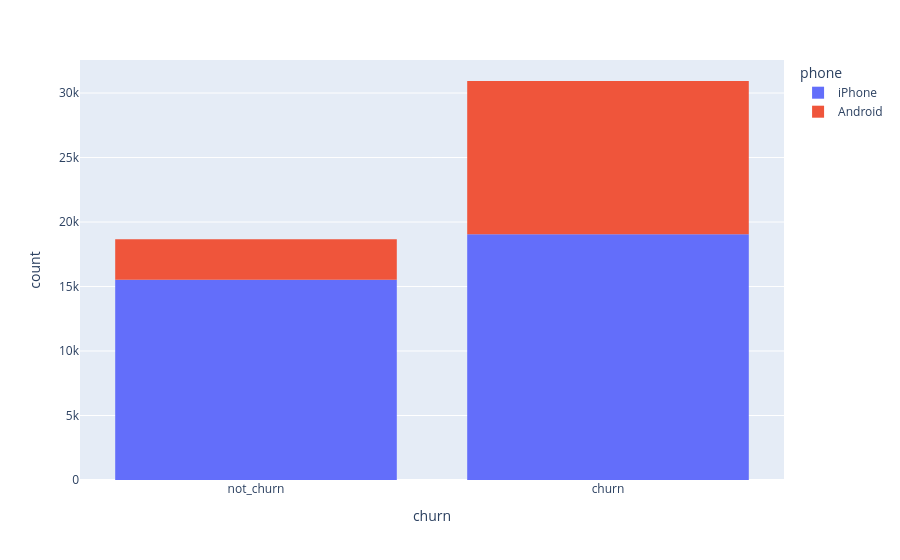

Here is the notebook cell this chart was saved with:
### Code cell
# plt.figure(figsize=(8, 5))
fig = px.histogram(df[["churn", "phone"]].dropna(), x="churn", color="phone")
fig.show()

### Figure 1 — Plotly figure (JSON) as saved in the notebook; plotly's stock layout.template omitted (floating-point values rounded to 4 significant figures; data arrays with more than 128 entries replaced by an {"elided": "..."} marker saying what was removed)
{"data": [{"bingroup": "x", "hovertemplate": "phone=iPhone<br>churn=%{x}<br>count=%{y}<extra></extra>", "legendgroup": "iPhone", "marker": {"color": "#636efa", "pattern": {"shape": ""}}, "name": "iPhone", "orientation": "v", "showlegend": true, "type": "histogram", "x": {"elided": "34582 str values"}, "xaxis": "x", "yaxis": "y"}, {"bingroup": "x", "hovertemplate": "phone=Android<br>churn=%{x}<br>count=%{y}<extra></extra>", "legendgroup": "Android", "marker": {"color": "#EF553B", "pattern": {"shape": ""}}, "name": "Android", "orientation": "v", "showlegend": true, "type": "histogram", "x": {"elided": "15022 str values"}, "xaxis": "x", "yaxis": "y"}], "layout": {"barmode": "relative", "legend": {"title": {"text": "phone"}, "tracegroupgap": 0}, "margin": {"t": 60}, "xaxis": {"anchor": "y", "domain": [0, 1], "title": {"text": "churn"}}, "yaxis": {"anchor": "x", "domain": [0, 1], "title": {"text": "count"}}}}
